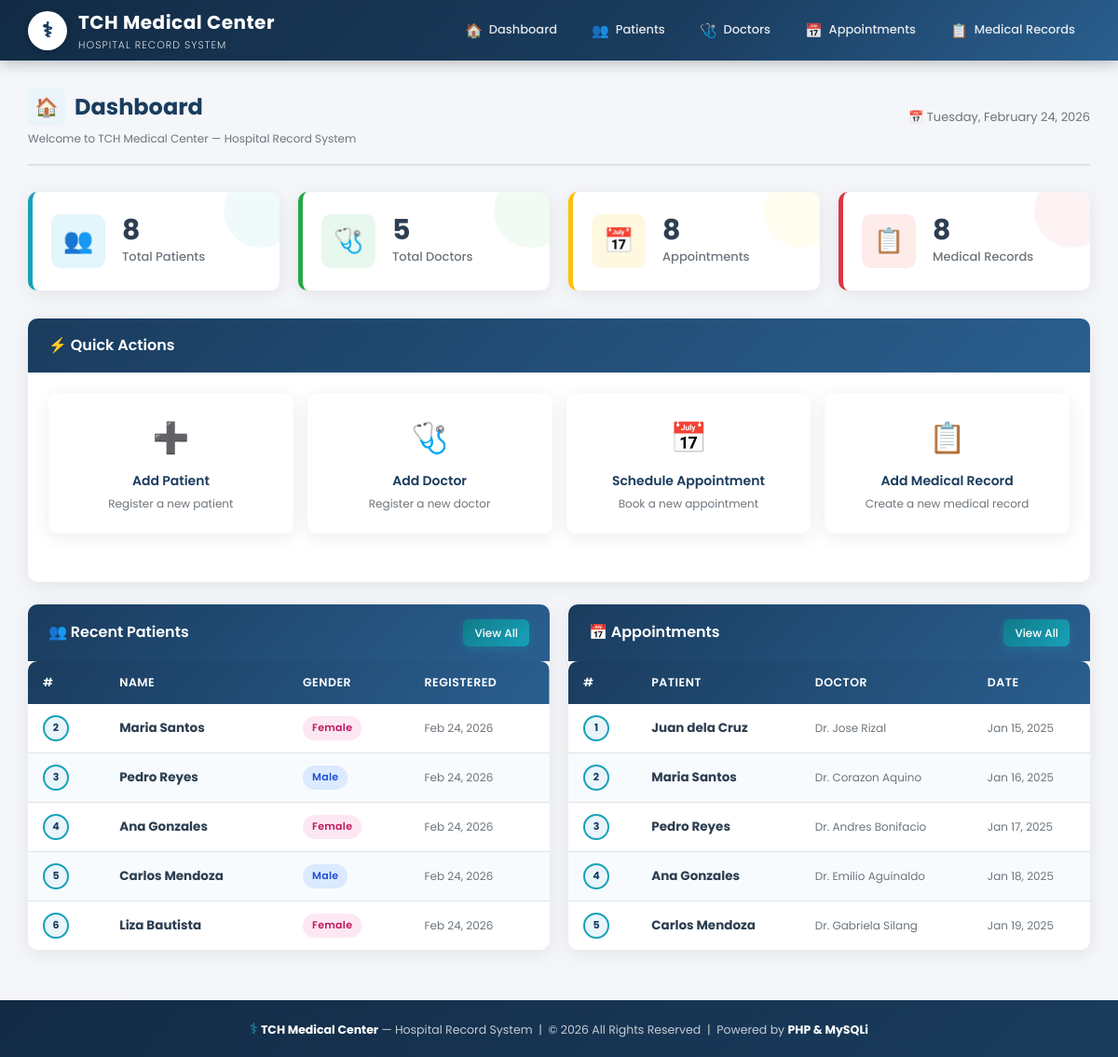
The page / on the database its author committed.
### tables this page shows
CREATE TABLE IF NOT EXISTS patients (
    id INT AUTO_INCREMENT PRIMARY KEY,
    full_name VARCHAR(100) NOT NULL,
    date_of_birth DATE NOT NULL,
    gender ENUM('Male', 'Female', 'Other') NOT NULL,
    created_at TIMESTAMP DEFAULT CURRENT_TIMESTAMP,
    updated_at TIMESTAMP DEFAULT CURRENT_TIMESTAMP ON UPDATE CURRENT_TIMESTAMP
);

CREATE TABLE IF NOT EXISTS appointments (
    id INT AUTO_INCREMENT PRIMARY KEY,
    patient_id INT NOT NULL,
    doctor_id INT NOT NULL,
    appointment_date DATETIME NOT NULL,
    created_at TIMESTAMP DEFAULT CURRENT_TIMESTAMP,
    updated_at TIMESTAMP DEFAULT CURRENT_TIMESTAMP ON UPDATE CURRENT_TIMESTAMP,
    FOREIGN KEY (patient_id) REFERENCES patients(id) ON DELETE CASCADE,
    FOREIGN KEY (doctor_id) REFERENCES doctors(id) ON DELETE CASCADE
);

CREATE TABLE IF NOT EXISTS doctors (
    id INT AUTO_INCREMENT PRIMARY KEY,
    full_name VARCHAR(100) NOT NULL,
    specialization VARCHAR(100) NOT NULL,
    contact_number VARCHAR(20) NOT NULL,
    created_at TIMESTAMP DEFAULT CURRENT_TIMESTAMP,
    updated_at TIMESTAMP DEFAULT CURRENT_TIMESTAMP ON UPDATE CURRENT_TIMESTAMP
);

### index.php (the view, shortened to what this page needs)
<?php
$base_url   = '';
require_once 'config/database.php';
require_once 'includes/header.php';
require_once 'includes/navbar.php';
$total_patients    = $conn->query("SELECT COUNT(*) AS cnt FROM patients")->fetch_assoc()['cnt'];
$total_doctors     = $conn->query("SELECT COUNT(*) AS cnt FROM doctors")->fetch_assoc()['cnt'];
$total_appointments = $conn->query("SELECT COUNT(*) AS cnt FROM appointments")->fetch_assoc()['cnt'];
$total_records     = $conn->query("SELECT COUNT(*) AS cnt FROM medical_records")->fetch_assoc()['cnt'];
$recent_patients = $conn->query("SELECT * FROM patients ORDER BY created_at DESC LIMIT 5");
$upcoming_appts = $conn->query("
    SELECT a.*, p.full_name AS patient_name, d.full_name AS doctor_name, d.specialization
    FROM appointments a
    JOIN patients p ON a.patient_id = p.id
    JOIN doctors d ON a.doctor_id = d.id
    ORDER BY a.appointment_date ASC
    LIMIT 5
");
?>
<div class="main-content">
    <div class="page-header">
        <div>
            <h1>
                <div class="page-icon">&#127968;</div>
                Dashboard
            </h1>
            <div class="breadcrumb">Welcome to TCH Medical Center &mdash; Hospital Record System</div>
        </div>
        <div style="font-size:13px; color:var(--text-muted);">
            &#128197; <?php echo date('l, F j, Y'); ?>
        </div>
    </div>
    <div class="stats-grid">
        <div class="stat-card patients">
            <div class="stat-icon">&#128101;</div>
            <div class="stat-info">
                <h3><?php echo $total_patients; ?></h3>
                <p>Total Patients</p>
            </div>
        </div>
        <div class="stat-card doctors">
            <div class="stat-icon">&#129658;</div>
            <div class="stat-info">
                <h3><?php echo $total_doctors; ?></h3>
                <p>Total Doctors</p>
            </div>
        </div>
        <div class="stat-card appts">
            <div class="stat-icon">&#128197;</div>
            <div class="stat-info">
                <h3><?php echo $total_appointments; ?></h3>
                <p>Appointments</p>
            </div>
        </div>
        <div class="stat-card records">
            <div class="stat-icon">&#128203;</div>
            <div class="stat-info">
                <h3><?php echo $total_records; ?></h3>
                <p>Medical Records</p>
            </div>
        </div>
    </div>
    <div class="card mb-3">
        <div class="card-header">
            <h2>&#9889; Quick Actions</h2>
        </div>
        <div class="card-body">
            <div class="quick-actions">
                <a href="patients/create.php" class="quick-action-card">
                    <span class="qa-icon">&#10133;</span>
                    <h4>Add Patient</h4>
                    <p>Register a new patient</p>
                </a>
                <a href="doctors/create.php" class="quick-action-card">
                    <span class="qa-icon">&#129658;</span>
                    <h4>Add Doctor</h4>
                    <p>Register a new doctor</p>
                </a>
                <a href="appointments/create.php" class="quick-action-card">
                    <span class="qa-icon">&#128197;</span>
                    <h4>Schedule Appointment</h4>
                    <p>Book a new appointment</p>
                </a>
                <a href="medical_records/create.php" class="quick-action-card">
                    <span class="qa-icon">&#128203;</span>
                    <h4>Add Medical Record</h4>
                    <p>Create a new medical record</p>
                </a>
            </div>
        </div>
    </div>
    <div class="dashboard-grid">
        <div class="card">
            <div class="card-header">
                <h2>&#128101; Recent Patients</h2>
                <a href="patients/index.php" class="btn btn-accent btn-sm">View All</a>
            </div>
            <div class="card-body" style="padding:0;">
                <div class="table-responsive">
                    <table>
                        <thead>
                            <tr>
                                <th>#</th>
                                <th>Name</th>
                                <th>Gender</th>
                                <th>Registered</th>
                            </tr>
                        </thead>
                        <tbody>
                            <?php if ($recent_patients->num_rows > 0): ?>
                                <?php while ($p = $recent_patients->fetch_assoc()): ?>
                                <tr>
                                    <td><span class="id-badge"><?php echo $p['id']; ?></span></td>
                                    <td><strong><?php echo htmlspecialchars($p['full_name']); ?></strong></td>
                                    <td>
                                        <?php
                                        $g = $p['gender'];
                                        $cls = strtolower($g) === 'male' ? 'badge-male' : (strtolower($g) === 'female' ? 'badge-female' : 'badge-other');
                                        ?>
                                        <span class="badge <?php echo $cls; ?>"><?php echo $g; ?></span>
                                    </td>
                                    <td class="text-muted fs-sm"><?php echo date('M d, Y', strtotime($p['created_at'])); ?></td>
                                </tr>
                                <?php endwhile; ?>
                            <?php else: ?>
                                <tr><td colspan="4" class="table-empty">No patients found.</td></tr>
                            <?php endif; ?>
                        </tbody>
                    </table>
                </div>
            </div>
        </div>
        <div class="card">
            <div class="card-header">
                <h2>&#128197; Appointments</h2>
                <a href="appointments/index.php" class="btn btn-accent btn-sm">View All</a>
            </div>
            <div class="card-body" style="padding:0;">
                <div class="table-responsive">
                    <table>
                        <thead>
                            <tr>
                                <th>#</th>
                                <th>Patient</th>
                                <th>Doctor</th>
                                <th>Date</th>
                            </tr>
                        </thead>
                        <tbody>
                            <?php if ($upcoming_appts->num_rows > 0): ?>
                                <?php while ($a = $upcoming_appts->fetch_assoc()): ?>
                                <tr>
                                    <td><span class="id-badge"><?php echo $a['id']; ?></span></td>
                                    <td><strong><?php echo htmlspecialchars($a['patient_name']); ?></strong></td>
                                    <td class="text-muted fs-sm"><?php echo htmlspecialchars($a['doctor_name']); ?></td>
                                    <td class="text-muted fs-sm"><?php echo date('M d, Y', strtotime($a['appointment_date'])); ?></td>
                                </tr>
                                <?php endwhile; ?>
                            <?php else: ?>
                                <tr><td colspan="4" class="table-empty">No appointments found.</td></tr>
                            <?php endif; ?>
                        </tbody>
                    </table>
                </div>
            </div>
        </div>
    </div>
</div>
<?php
require_once 'includes/footer.php';
?>

### includes/header.php (shortened to what this page needs)
<!DOCTYPE html>
<html lang="en">
<head>
    <link rel="stylesheet" href="<?php echo $base_url ?? ''; ?>assets/css/style.css">
</head>
<body>

### includes/navbar.php
<?php
$current_page = basename(dirname($_SERVER['PHP_SELF']));
$current_file = basename($_SERVER['PHP_SELF']);
function isActive($section, $current) {
    return ($current === $section) ? 'active' : '';
}
?>
<nav class="navbar">
    <a href="<?php echo $base_url ?? ''; ?>index.php" class="navbar-brand">
        <div class="brand-icon">&#9877;</div>
        <div class="brand-text">
            TCH Medical Center
            <span>Hospital Record System</span>
        </div>
    </a>
    <div class="navbar-nav">
        <a href="<?php echo $base_url ?? ''; ?>index.php"
           class="<?php echo ($current_file === 'index.php' && $current_page === 'G-7-Hospital Record System' || $current_page === '.') ? 'active' : ''; ?>">
            <span class="nav-icon">&#127968;</span> Dashboard
        </a>
        <a href="<?php echo $base_url ?? ''; ?>patients/index.php"
           class="<?php echo isActive('patients', $current_page); ?>">
            <span class="nav-icon">&#128101;</span> Patients
        </a>
        <a href="<?php echo $base_url ?? ''; ?>doctors/index.php"
           class="<?php echo isActive('doctors', $current_page); ?>">
            <span class="nav-icon">&#129658;</span> Doctors
        </a>
        <a href="<?php echo $base_url ?? ''; ?>appointments/index.php"
           class="<?php echo isActive('appointments', $current_page); ?>">
            <span class="nav-icon">&#128197;</span> Appointments
        </a>
        <a href="<?php echo $base_url ?? ''; ?>medical_records/index.php"
           class="<?php echo isActive('medical_records', $current_page); ?>">
            <span class="nav-icon">&#128203;</span> Medical Records
        </a>
    </div>
</nav>

### includes/footer.php (shortened to what this page needs)
    <footer class="footer">
        <p>
            <span class="footer-cross">&#9877;</span>
            <strong>TCH Medical Center</strong> &mdash; Hospital Record System
            &nbsp;|&nbsp; &copy; <?php echo date('Y'); ?> All Rights Reserved
            &nbsp;|&nbsp; Powered by <strong>PHP &amp; MySQLi</strong>
        </p>
    </footer>
</body>
</html>

### rows shown on the page
patients: id "2", full_name "Maria Santos", gender "Female", created_at "Feb 24, 2026"
patients: id "3", full_name "Pedro Reyes", gender "Male", created_at "Feb 24, 2026"
patients: id "4", full_name "Ana Gonzales", gender "Female", created_at "Feb 24, 2026"
patients: id "5", full_name "Carlos Mendoza", gender "Male", created_at "Feb 24, 2026"
patients: id "6", full_name "Liza Bautista", gender "Female", created_at "Feb 24, 2026"
appointments: id "1", patient.full_name "Juan dela Cruz", doctor.full_name "Dr. Jose Rizal", appointment_date "Jan 15, 2025"
appointments: id "2", patient.full_name "Maria Santos", doctor.full_name "Dr. Corazon Aquino", appointment_date "Jan 16, 2025"
appointments: id "3", patient.full_name "Pedro Reyes", doctor.full_name "Dr. Andres Bonifacio", appointment_date "Jan 17, 2025"
appointments: id "4", patient.full_name "Ana Gonzales", doctor.full_name "Dr. Emilio Aguinaldo", appointment_date "Jan 18, 2025"
appointments: id "5", patient.full_name "Carlos Mendoza", doctor.full_name "Dr. Gabriela Silang", appointment_date "Jan 19, 2025"

### other values the page prints
$total_patients "8"
$total_doctors "5"
$total_appointments "8"
$total_records "8"
